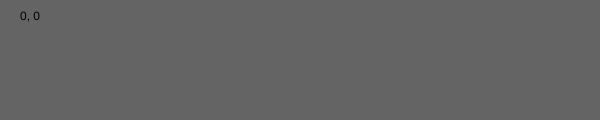
Frame 1 (no input)
Frame 60 (no input): identical to frame 1, image omitted
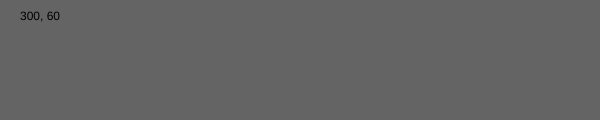
Frame 120 (the mouse pressed at the canvas centre since frame 60)

The p5.js sketch that drew these frames (run headless with seeded random() and noise() and a simulated clock; from frame 60 on, the mouse is pressed at the canvas centre):

// p5.js sketch
// ── sketch.js
function setup(){
    createCanvas(600, 120);
}

function draw() {
    background(100);
    text(mouseX + ", " + mouseY, 20, 20);
}
